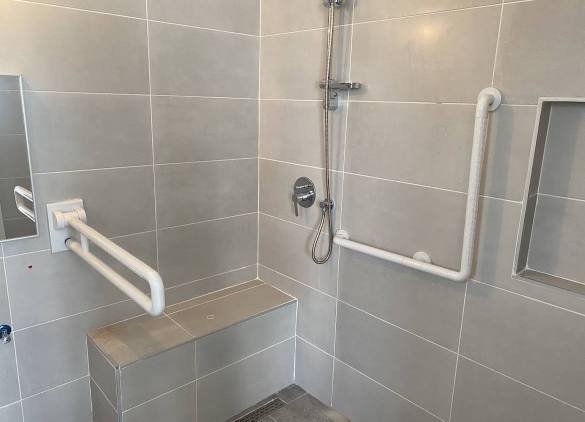
#> input picture assets/photos/accessible-shower.jpg, 1170 x 843 px, found by its file name (shown at 1/2 size); its folder holds only this picture in this run
$ python enhance_photos.py
#> lines starting #> are read from the running program, lines starting #| are printed output that depends on the picture
# Run from the repo root: python3 scripts/enhance_photos.py  (needs opencv-python-headless, numpy)
# Classic (non-AI) enhancement: remove JPEG blocking, upscale 2x with Lanczos, sharpen luminance only.
import cv2, numpy as np
def enhance(img, scale=2.0, denoise=4, amount=0.7, sigma=1.1):
#> called with scale = 2, denoise = 3, amount = 0.7, sigma = 1.1
    d = cv2.fastNlMeansDenoisingColored(img, None, denoise, denoise, 5, 15)
#> img is the input picture: shape (843, 1170, 3); mean B, G, R 145.5, 153.6, 158.5
    up = cv2.resize(d, None, fx=scale, fy=scale, interpolation=cv2.INTER_LANCZOS4)
    lab = cv2.cvtColor(up, cv2.COLOR_BGR2LAB).astype(np.float32)
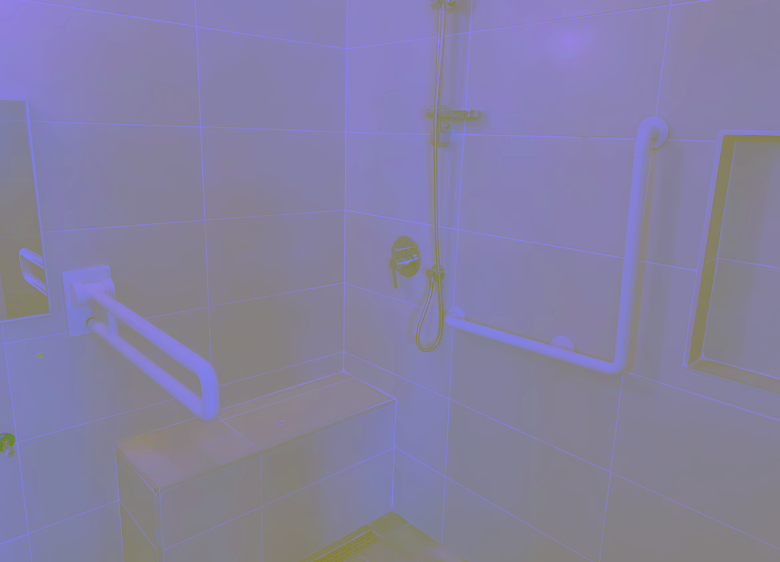
#> lab: shape (1686, 2340, 3) float32 (shown at 1/3 size); mean B, G, R 161.7, 128.1, 130.3
    L = lab[..., 0]
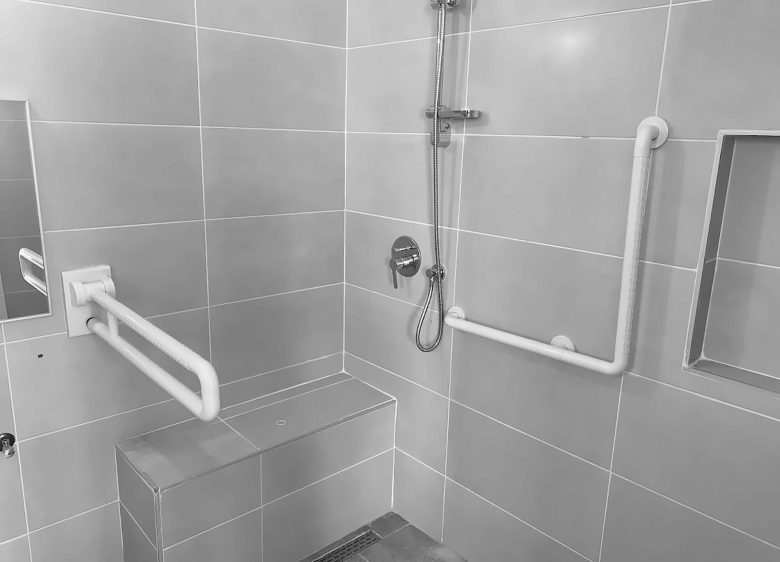
#> L: shape (1686, 2340) float32 (shown at 1/3 size); min 0, max 255, mean 161.9
    blur = cv2.GaussianBlur(L, (0, 0), sigma * scale)
    lab[..., 0] = np.clip(L + amount * (L - blur), 0, 255)
    out = cv2.cvtColor(lab.astype(np.uint8), cv2.COLOR_LAB2BGR)
    # mild local contrast (CLAHE) on luminance
    lab2 = cv2.cvtColor(out, cv2.COLOR_BGR2LAB)
#> lab2: shape (1686, 2340, 3); mean of channels 0, 1, 2 161.4, 128.3, 132.9
    lab2[..., 0] = cv2.createCLAHE(clipLimit=1.2, tileGridSize=(8, 8)).apply(lab2[..., 0])
#> lab2: shape (1686, 2340, 3); mean of channels 0, 1, 2 153.4, 128.3, 132.9
    return cv2.cvtColor(lab2, cv2.COLOR_LAB2BGR)
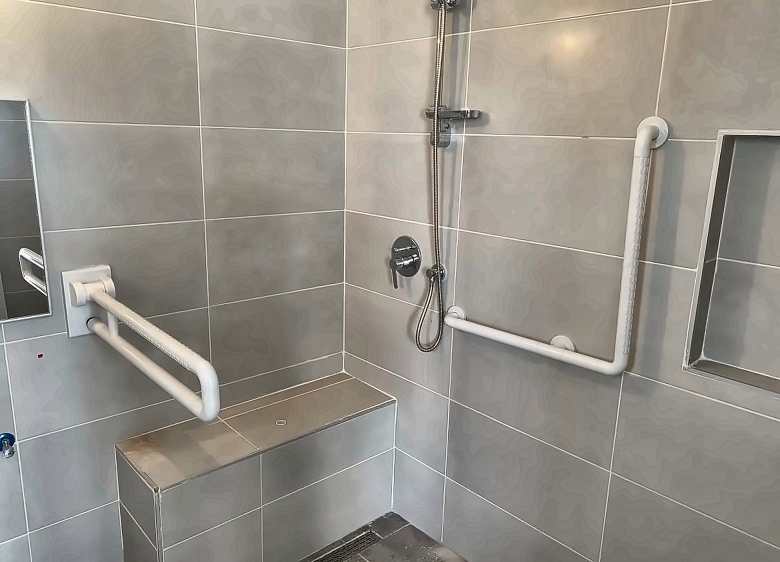
#> returned value: shape (1686, 2340, 3) (shown at 1/3 size); mean B, G, R 137, 145.1, 149.8
if __name__ == "__main__":
    import os
    os.makedirs("assets/enhanced", exist_ok=True)
    for f in sorted(os.listdir("assets/photos")):
        if not f.endswith(".jpg"):
            continue
        out = enhance(cv2.imread("assets/photos/" + f), denoise=3)
        cv2.imwrite("assets/enhanced/" + f, out, [cv2.IMWRITE_JPEG_QUALITY, 93])
        print(f, out.shape[1], "x", out.shape[0])
#| accessible-shower.jpg 2340 x 1686

$ run again, on assets/photos/kitchen-galley.jpg
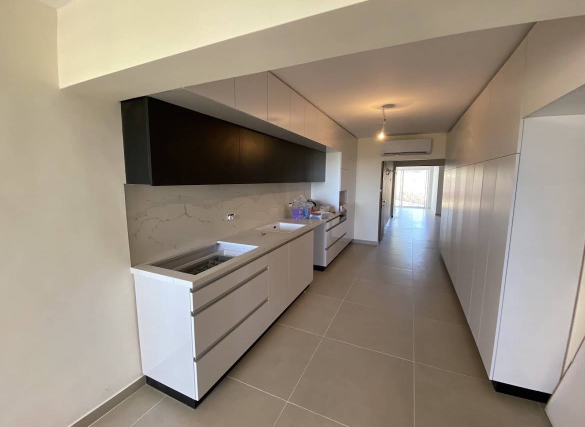
#> input picture assets/photos/kitchen-galley.jpg, 1170 x 854 px, found by its file name (shown at 1/2 size)
#> in enhance, img is the input picture: shape (854, 1170, 3); mean B, G, R 127.4, 141.4, 152.7
#> in enhance, `L = lab[..., 0]`:
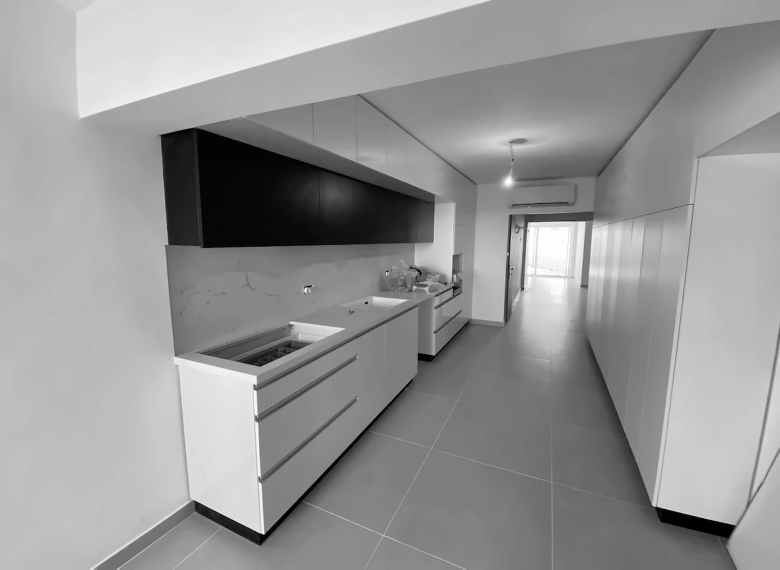
#> L: shape (1708, 2340) float32 (shown at 1/3 size); min 0, max 255, mean 149.8
#> in enhance, `return cv2.cvtColor(lab2, cv2.COLOR_LAB2BGR)`:
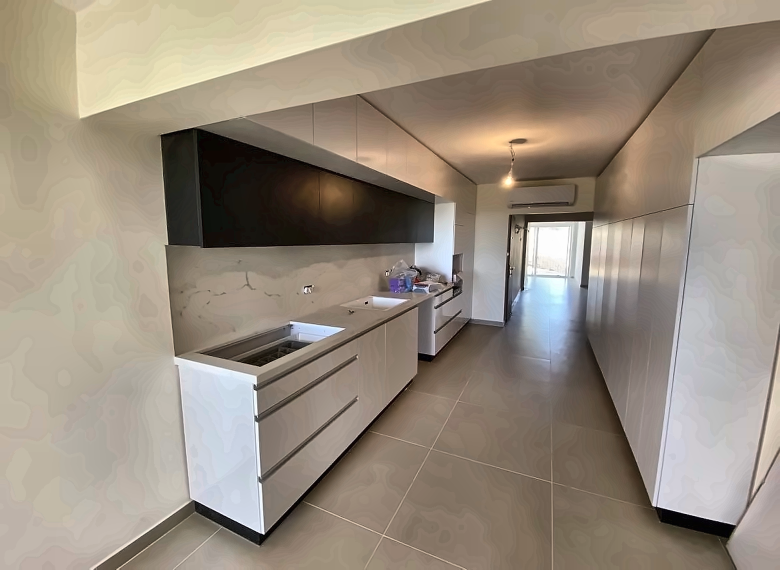
#> returned value: shape (1708, 2340, 3) (shown at 1/3 size); mean B, G, R 126.7, 140.9, 152.2
#| kitchen-galley.jpg 2340 x 1708

$ run again, on assets/photos/kitchen-island.jpg
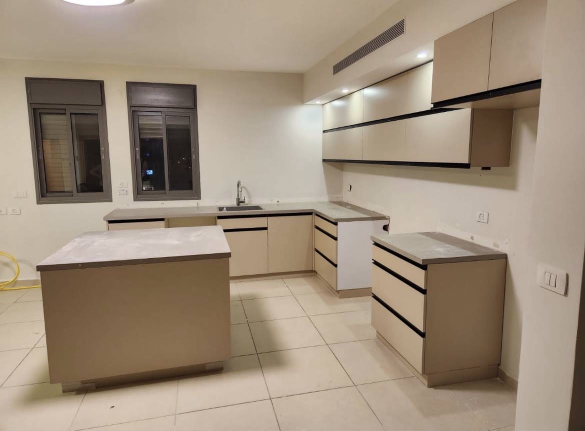
#> input picture assets/photos/kitchen-island.jpg, 1170 x 861 px, found by its file name (shown at 1/2 size)
#> in enhance, img is the input picture: shape (861, 1170, 3); mean B, G, R 123.6, 141.8, 158
#> in enhance, `L = lab[..., 0]`:
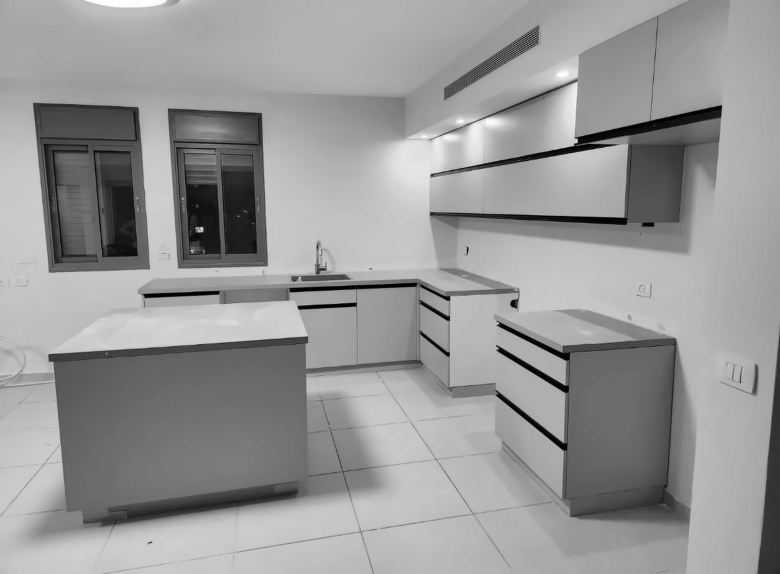
#> L: shape (1722, 2340) float32 (shown at 1/3 size); min 0, max 255, mean 151.3
#> in enhance, `return cv2.cvtColor(lab2, cv2.COLOR_LAB2BGR)`:
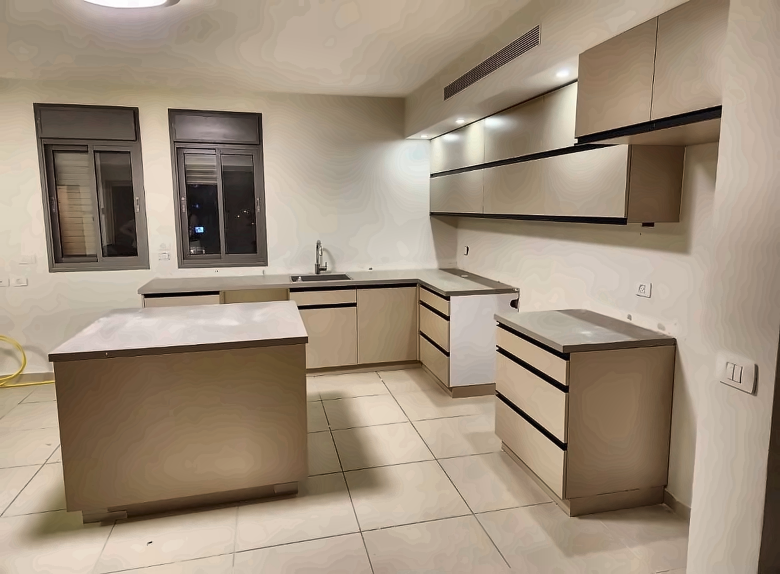
#> returned value: shape (1722, 2340, 3) (shown at 1/3 size); mean B, G, R 125.5, 144, 160
#| kitchen-island.jpg 2340 x 1722

$ run again, on assets/photos/accessible-toilet.jpg
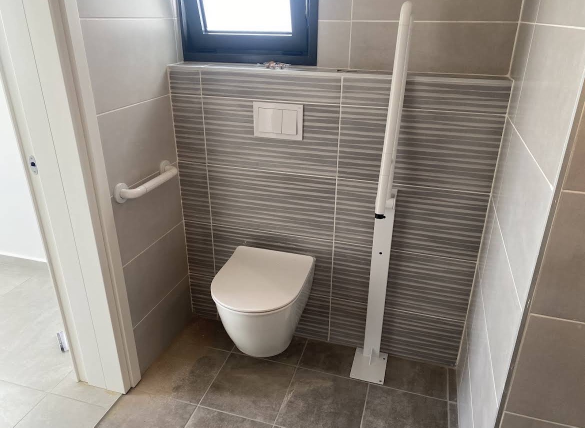
#> input picture assets/photos/accessible-toilet.jpg, 1170 x 855 px, found by its file name (shown at 1/2 size)
#> in enhance, img is the input picture: shape (855, 1170, 3); mean B, G, R 129.1, 136.9, 144.3
#> in enhance, `lab = cv2.cvtColor(up, cv2.COLOR_BGR2LAB).astype(np.float32)`:
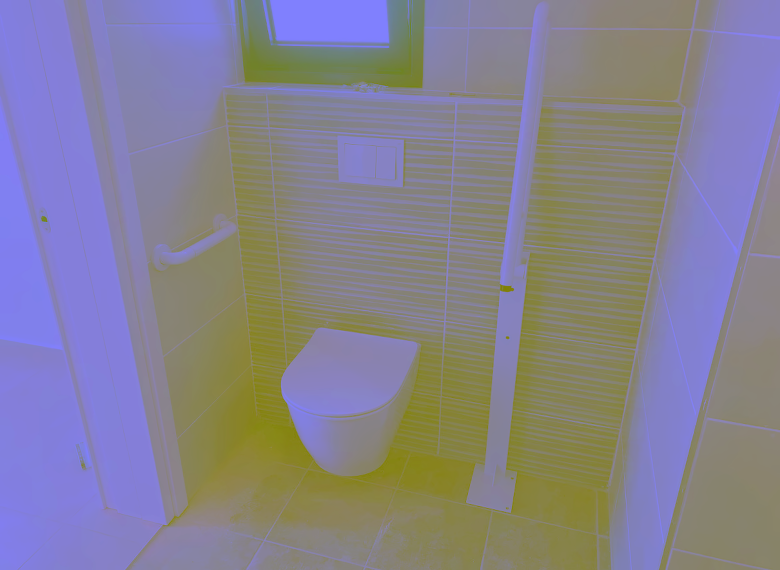
#> lab: shape (1710, 2340, 3) float32 (shown at 1/3 size); mean B, G, R 145, 128.1, 129.1
#> in enhance, `return cv2.cvtColor(lab2, cv2.COLOR_LAB2BGR)`:
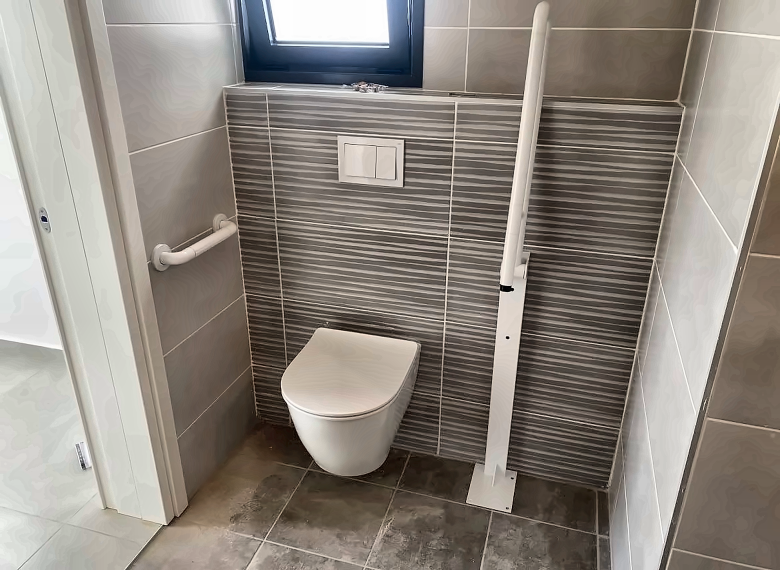
#> returned value: shape (1710, 2340, 3) (shown at 1/3 size); mean B, G, R 126.6, 134.6, 141.9
#| accessible-toilet.jpg 2340 x 1710
